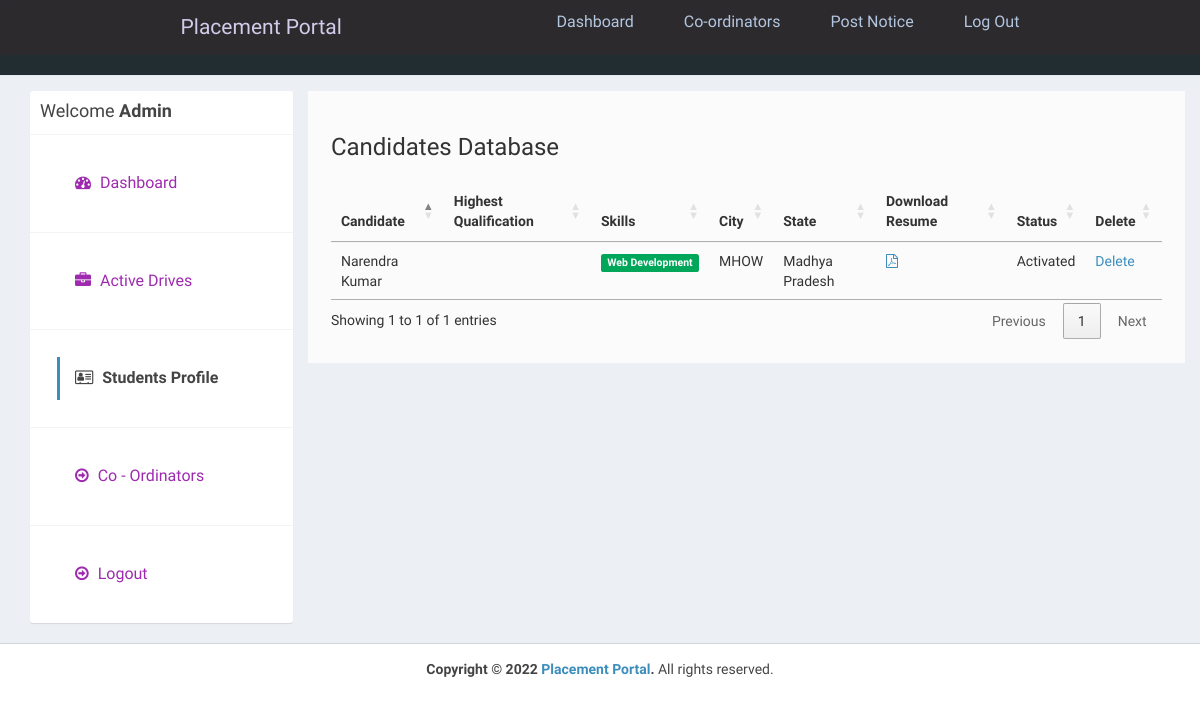
Page /admin/applications.php (signed in) on the committed database.
### tables this page shows
CREATE TABLE `users` (
  `id_user` int(11) NOT NULL AUTO_INCREMENT,
  `firstname` varchar(255) NOT NULL,
  `lastname` varchar(255) NOT NULL,
  `email` varchar(255) NOT NULL,
  `password` varchar(255) NOT NULL,
  `address` text DEFAULT NULL,
  `city` varchar(255) DEFAULT NULL,
  `state` varchar(255) DEFAULT NULL,
  `contactno` varchar(255) DEFAULT NULL,
  `qualification` varchar(255) DEFAULT NULL,
  `stream` varchar(255) DEFAULT NULL,
  `passingyear` varchar(255) DEFAULT NULL,
  `dob` varchar(255) DEFAULT NULL,
  `age` varchar(255) DEFAULT NULL,
  `designation` varchar(255) DEFAULT NULL,
  `resume` varchar(255) DEFAULT NULL,
  `hash` varchar(255) DEFAULT NULL,
  `active` int(11) NOT NULL DEFAULT 2,
  `aboutme` text DEFAULT NULL,
  `skills` text DEFAULT NULL,
  `hsc` varchar(200) NOT NULL,
  `ssc` int(11) NOT NULL,
  `ug` int(11) NOT NULL,
  `pg` int(11) NOT NULL,
  PRIMARY KEY (`id_user`),
  UNIQUE KEY `email` (`email`)
);

### admin/applications.php (the view, shortened to what this page needs)
<?php
require_once("../db.php");
?>
<!DOCTYPE html>
<html>
<head>
  <link rel="stylesheet" href="https://cdnjs.cloudflare.com/ajax/libs/twitter-bootstrap/3.3.7/css/bootstrap.min.css">
  <link rel="stylesheet" href="https://cdnjs.cloudflare.com/ajax/libs/font-awesome/4.7.0/css/font-awesome.min.css">
  <link rel="stylesheet" href="https://cdnjs.cloudflare.com/ajax/libs/ionicons/2.0.1/css/ionicons.min.css">
  <link rel="stylesheet" href="https://cdn.datatables.net/1.10.15/css/jquery.dataTables.min.css">
  <link rel="stylesheet" href="../css/AdminLTE.min.css">
  <link rel="stylesheet" href="../css/_all-skins.min.css">
  <link rel="stylesheet" href="../css/custom.css">
</head>
<body class="hold-transition skin-green sidebar-mini">
  <div class="wrapper">
    <?php
    include 'header.php';
    ?>
    <div class="content-wrapper" style="margin-left: 0px;">
      <section id="candidates" class="content-header">
        <div class="container">
          <div class="row">
            <div class="col-md-3">
              <div class="box box-solid">
                <div class="box-header with-border">
                  <h3 class="box-title">Welcome <b>Admin</b></h3>
                </div>
                <div class="box-body no-padding">
                  <ul class="nav nav-pills nav-stacked">
                    <li><a href="dashboard.php"><i class="fa fa-dashboard"></i> Dashboard</a></li>
                    <li><a href="active-jobs.php"><i class="fa fa-briefcase"></i> Active Drives</a></li>
                    <li class="active"><a href="applications.php"><i class="fa fa-address-card-o"></i> Students Profile</a></li>
                    <li><a href="companies.php"><i class="fa fa-arrow-circle-o-right"></i> Co - Ordinators</a></li>
                    <li><a href="../logout.php"><i class="fa fa-arrow-circle-o-right"></i> Logout</a></li>
                  </ul>
                </div>
              </div>
            </div>
            <div class="col-md-9 bg-white padding-2">
              <h3>Candidates Database</h3>
              <div class="row margin-top-20">
                <div class="col-md-12">
                  <div class="box-body table-responsive no-padding">
                    <table id="example2" class="table table-hover">
                      <thead>
                        <th>Candidate</th>
                        <th>Highest Qualification</th>
                        <th>Skills</th>
                        <th>City</th>
                        <th>State</th>
                        <th>Download Resume</th>
                        <th>Status</th>
                        <th>Delete</th>
                      </thead>
                      <tbody>
                        <?php
                        $sql = "SELECT * FROM users";
                        $result = $conn->query($sql);
                        if ($result->num_rows > 0) {
                          while ($row = $result->fetch_assoc()) {
                            $skills = $row['skills'];
                            $skills = explode(',', $skills);
                        ?>
                            <tr>
                              <td><?php echo $row['firstname'] . ' ' . $row['lastname']; ?></td>
                              <td><?php echo $row['qualification']; ?></td>
                              <td>
                                <?php
                                foreach ($skills as $value) {
                                  echo ' <span class="label label-success">' . $value . '</span>';
                                }
                                ?>
                              </td>
                              <td><?php echo $row['city']; ?></td>
                              <td><?php echo $row['state']; ?></td>
                              <?php if ($row['resume'] != '') { ?>
                                <td><a href="../uploads/resume/<?php echo $row['resume']; ?>" download="<?php echo $row['firstname'] . ' Resume'; ?>"><i class="fa fa-file-pdf-o"></i></a></td>
                              <?php } else { ?>
                                <td>No Resume Uploaded</td>
                              <?php } ?>
                              <td>
                                <?php
                                if ($row['active'] == '1') {
                                  echo "Activated";
                                } else if ($row['active'] == '2') {
                                ?>
                                  <a href="reject-student.php?id=<?php echo $row['id_user']; ?>">Reject</a> <a href="approve-student.php?id=<?php echo $row['id_user']; ?>">Approve</a>
                                <?php
                                } else if ($row['active'] == '3') {
                                ?>
                                  <a href="approve-student.php?id=<?php echo $row['id_user']; ?>">Reactivate</a>
                                <?php
                                } else if ($row['active'] == '0') {
                                  echo "Rejected";
                                }
                                ?>
                              </td>
                              <td><a href="delete-student.php?id=<?php echo $row['id_user']; ?>">Delete</a></td>
                            </tr>
                        <?php
                          }
                        }
                        ?>
                      </tbody>
                    </table>
                  </div>
                </div>
              </div>
            </div>
          </div>
        </div>
      </section>
    </div>
    <footer class="main-footer" style="margin-left: 0px;">
      <div class="text-center">
        <strong>Copyright &copy; 2022 <a href="learningfromscratch.online">Placement Portal</a>.</strong> All rights
        reserved.
      </div>
    </footer>
  </div>
</body>
</html>

### css/custom.css (style rules this page uses)
.margin-top-20 { margin-top: 20px; }
.padding-2 { padding: 2%; }
.bg-white { background-color:#fbfbfb; margin-left: 0%; }
.box { font-size: medium; font-family: sans-serif; }
li { color: aqua; }

### admin/header.php (style rules this page uses)
* { margin: 0; padding: 0; box-sizing: border-box; }
html { font-size: 62.5%; font-family: 'Roboto', sans-serif; }
li { list-style: none; }
a { text-decoration: none; }

### rows in the picture
users: firstname "Narendra", lastname "Kumar", skills "Web Development", city "MHOW", state "Madhya Pradesh", active "Activated"
